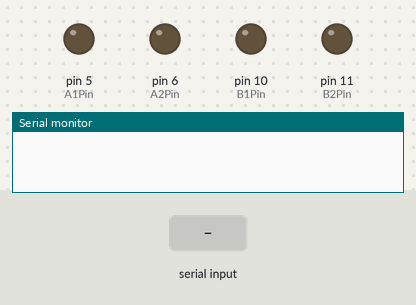
The sketch below on a simulated Arduino Uno, built with avr-gcc and run on an emulated ATmega328P. Shown: output pins drawn as LEDs (lit = HIGH), the last lines printed to the serial monitor. The inputs (shaded band) are chosen by the test bench.

Above: at 1.2 s.
1.3 s: "90,45\n" received over Serial
3.8 s: "90,45\n" received over the second serial link
5.3 s: "30,150\n" received over Serial
At 7.6 s:
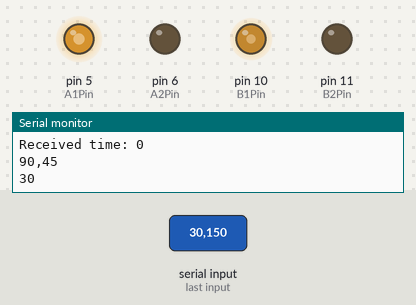
Timing chart, 0 to 37.8 s (numbered marks = the images above; inputs shaded):
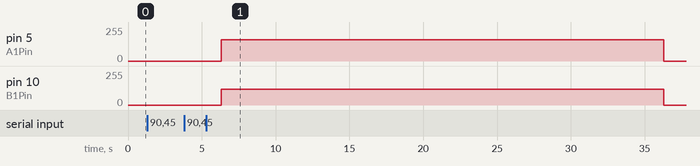

The sketch:

project0102_with_bt.ino
```cpp
#include <SoftwareSerial.h>

#define blueTX 2
#define blueRX 3
char ser = 0;
char ble = 0;

SoftwareSerial HC06(blueTX, blueRX);

int A1Pin = 5;
int A2Pin = 6;
int B1Pin = 10;
int B2Pin = 11;
int time = 0;
String input = "";

void setup() {
  Serial.begin(9600);
  HC06.begin(9600);

  pinMode(A1Pin, OUTPUT);
  pinMode(A2Pin, OUTPUT);
}

void loop() {
  HC06proc();

  if (Serial.available() > 0) {
    input = Serial.readString();
    input.trim();

    if (input.length() > 0 && isDigit(input.charAt(0))) {
      time = input.toInt();
      move(time);
      Serial.print("Received time: ");
      Serial.println(time);
    } else {
      Serial.println("다시!");
    }
  } else {
    time = 0;
  }
}

void move(int time) {
  Serial.println(time);
  analogWrite(A1Pin, 160);
  analogWrite(A2Pin, 0);
  analogWrite(B1Pin, 120);
  analogWrite(B2Pin, 0);
  delay(time*1000);  // 1sec
  analogWrite(A1Pin, 0);
  analogWrite(A2Pin, 0);
  analogWrite(B1Pin, 0);
  analogWrite(B2Pin, 0);
}

void HC06proc() {
  if (Serial.available() > 0) {
    ser = Serial.read();
    HC06.write(ser);
  }
  if (HC06.available() > 0) {
    ble = HC06.read();
    Serial.write(ble);
  }
}
```

Measured:
- after the input at 5.3 s, pin 5 (A1Pin): 0/255 → 160/255 after 1.0 s, → 0/255 30.0 s later; pin 10 (B1Pin): 0/255 → 120/255 after 1.0 s, → 0/255 30.0 s later
